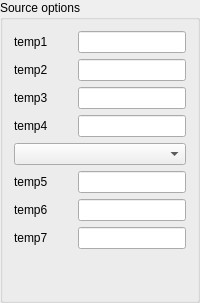
              <widget class="QGroupBox" name="sourceoptionsGroupBox">
               <property name="font">
                <font/>
               </property>
               <property name="title">
                <string>Source options</string>
               </property>
               <layout class="QVBoxLayout" name="verticalLayout_11">
                <item>
                 <layout class="QVBoxLayout">
                  <item>
                   <layout class="QHBoxLayout">
                    <item>
                     <widget class="QLabel" name="temp1Label">
                      <property name="text">
                       <string>temp1</string>
                      </property>
                      <property name="wordWrap">
                       <bool>false</bool>
                      </property>
                     </widget>
                    </item>
                    <item>
                     <spacer name="Spacer1_4">
                      <property name="orientation">
                       <enum>Qt::Horizontal</enum>
                      </property>
                      <property name="sizeType">
                       <enum>QSizePolicy::Expanding</enum>
                      </property>
                      <property name="sizeHint" stdset="0">
                       <size>
                        <width>20</width>
                        <height>0</height>
                       </size>
                      </property>
                     </spacer>
                    </item>
                    <item>
                     <widget class="QLineEdit" name="temp1Edit">
                      <property name="toolTip">
                       <string>change depending on source</string>
                      </property>
                     </widget>
                    </item>
                   </layout>
                  </item>
                  <item>
                   <layout class="QHBoxLayout">
                    <item>
                     <widget class="QLabel" name="temp2Label">
                      <property name="text">
                       <string>temp2</string>
                      </property>
                      <property name="wordWrap">
                       <bool>false</bool>
                      </property>
                     </widget>
                    </item>
                    <item>
                     <spacer name="Spacer2_4">
                      <property name="orientation">
                       <enum>Qt::Horizontal</enum>
                      </property>
                      <property name="sizeType">
                       <enum>QSizePolicy::Expanding</enum>
                      </property>
                      <property name="sizeHint" stdset="0">
                       <size>
                        <width>20</width>
                        <height>0</height>
                       </size>
                      </property>
                     </spacer>
                    </item>
                    <item>
                     <widget class="QLineEdit" name="temp2Edit">
                      <property name="toolTip">
                       <string>change depending on source</string>
                      </property>
                     </widget>
                    </item>
                   </layout>
                  </item>
                  <item>
                   <layout class="QHBoxLayout">
                    <item>
                     <widget class="QLabel" name="temp3Label">
                      <property name="text">
                       <string>temp3</string>
                      </property>
                      <property name="wordWrap">
                       <bool>false</bool>
                      </property>
                     </widget>
                    </item>
                    <item>
                     <spacer name="Spacer3_3">
                      <property name="orientation">
                       <enum>Qt::Horizontal</enum>
                      </property>
                      <property name="sizeType">
                       <enum>QSizePolicy::Expanding</enum>
                      </property>
                      <property name="sizeHint" stdset="0">
                       <size>
                        <width>20</width>
                        <height>0</height>
                       </size>
                      </property>
                     </spacer>
                    </item>
                    <item>
                     <widget class="QLineEdit" name="temp3Edit">
                      <property name="toolTip">
                       <string>change depending on source</string>
                      </property>
                     </widget>
                    </item>
                   </layout>
                  </item>
                  <item>
                   <layout class="QHBoxLayout">
                    <item>
                     <widget class="QLabel" name="temp4Label">
                      <property name="text">
                       <string>temp4</string>
                      </property>
                      <property name="wordWrap">
                       <bool>false</bool>
                      </property>
                     </widget>
                    </item>
                    <item>
                     <spacer name="Spacer4_4">
                      <property name="orientation">
                       <enum>Qt::Horizontal</enum>
                      </property>
                      <property name="sizeType">
                       <enum>QSizePolicy::Expanding</enum>
                      </property>
                      <property name="sizeHint" stdset="0">
                       <size>
                        <width>20</width>
                        <height>0</height>
                       </size>
                      </property>
                     </spacer>
                    </item>
                    <item>
                     <widget class="QLineEdit" name="temp4Edit">
                      <property name="toolTip">
                       <string>change depending on source</string>
                      </property>
                     </widget>
                    </item>
                   </layout>
                  </item>
                  <item>
                   <widget class="QComboBox" name="imodeComboBox"/>
                  </item>
                  <item>
                   <layout class="QHBoxLayout">
                    <item>
                     <widget class="QLabel" name="temp5Label">
                      <property name="text">
                       <string>temp5</string>
                      </property>
                      <property name="wordWrap">
                       <bool>false</bool>
                      </property>
                     </widget>
                    </item>
                    <item>
                     <spacer name="Spacer36">
                      <property name="orientation">
                       <enum>Qt::Horizontal</enum>
                      </property>
                      <property name="sizeType">
                       <enum>QSizePolicy::Expanding</enum>
                      </property>
                      <property name="sizeHint" stdset="0">
                       <size>
                        <width>20</width>
                        <height>0</height>
                       </size>
                      </property>
                     </spacer>
                    </item>
                    <item>
                     <widget class="QLineEdit" name="temp5Edit"/>
                    </item>
                   </layout>
                  </item>
                  <item>
                   <layout class="QHBoxLayout">
                    <item>
                     <widget class="QLabel" name="temp6Label">
                      <property name="text">
                       <string>temp6</string>
                      </property>
                      <property name="wordWrap">
                       <bool>false</bool>
                      </property>
                     </widget>
                    </item>
                    <item>
                     <spacer name="Spacer37_2">
                      <property name="orientation">
                       <enum>Qt::Horizontal</enum>
                      </property>
                      <property name="sizeType">
                       <enum>QSizePolicy::Expanding</enum>
                      </property>
                      <property name="sizeHint" stdset="0">
                       <size>
                        <width>20</width>
                        <height>0</height>
                       </size>
                      </property>
                     </spacer>
                    </item>
                    <item>
                     <widget class="QLineEdit" name="temp6Edit"/>
                    </item>
                   </layout>
                  </item>
                  <item>
                   <layout class="QHBoxLayout">
                    <item>
                     <widget class="QLabel" name="temp7Label">
                      <property name="text">
                       <string>temp7</string>
                      </property>
                      <property name="wordWrap">
                       <bool>false</bool>
                      </property>
                     </widget>
                    </item>
                    <item>
                     <spacer name="Spacer38_2">
                      <property name="orientation">
                       <enum>Qt::Horizontal</enum>
                      </property>
                      <property name="sizeType">
                       <enum>QSizePolicy::Expanding</enum>
                      </property>
                      <property name="sizeHint" stdset="0">
                       <size>
                        <width>20</width>
                        <height>0</height>
                       </size>
                      </property>
                     </spacer>
                    </item>
                    <item>
                     <widget class="QLineEdit" name="temp7Edit"/>
                    </item>
                   </layout>
                  </item>
                 </layout>
                </item>
                <item>
                 <spacer name="verticalSpacer_5">
                  <property name="orientation">
                   <enum>Qt::Vertical</enum>
                  </property>
                  <property name="sizeHint" stdset="0">
                   <size>
                    <width>20</width>
                    <height>40</height>
                   </size>
                  </property>
                 </spacer>
                </item>
               </layout>
              </widget>
